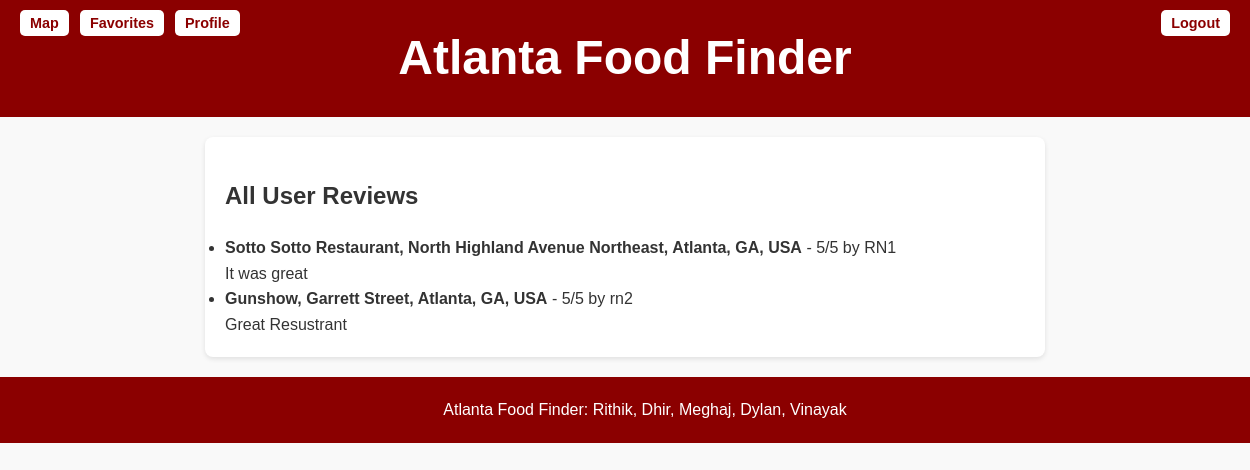
Before: /users/all-reviews/ with the older database file.
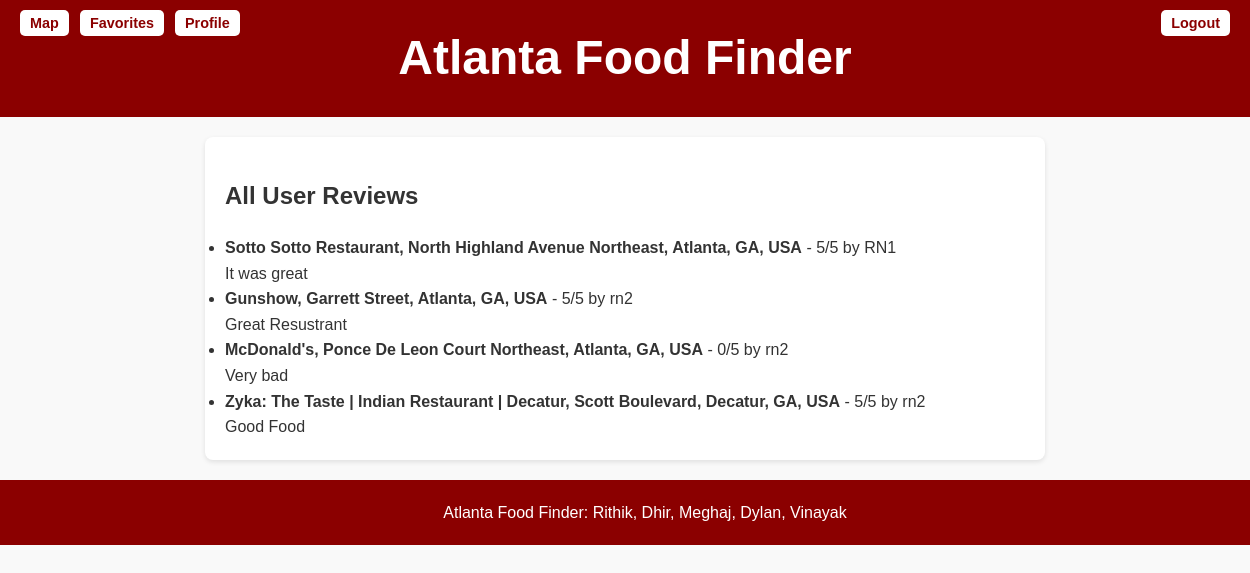
After: the same page with the newer database file.
### users/models.py (models this page shows, shortened)
class Review(models.Model):
    user = models.ForeignKey(User, on_delete=models.CASCADE)
    restaurant_name = models.CharField(max_length=255)
    rating = models.PositiveIntegerField(default=5, choices=[(i, i) for i in range(0, 6)])  # Rating from 1 to 5
    review_text = models.TextField()

### users/views.py (the view)
# urls.py: path('all-reviews/', views.all_reviews, name='all_reviews'),
def all_reviews(request):
    reviews = Review.objects.all()  # Get all reviews from all users
    return render(request, 'users/all_reviews.html', {'reviews': reviews})

### users/templates/users/all_reviews.html
{% extends "users/base.html" %}
{% block content %}
    <h2>All User Reviews</h2>
    <ul>
        {% for review in reviews %}
            <li>
                <strong>{{ review.restaurant_name }}</strong> - {{ review.rating }}/5 by {{ review.user.username }}
                <br>{{ review.review_text }}
            </li>
        {% empty %}
            <li>No reviews yet.</li>
        {% endfor %}
    </ul>
{% endblock %}

Changed rows visible on the page:
added Review: restaurant_name "McDonald's, Ponce De Leon Court Northeast, Atlanta, GA, USA", rating "0", user.username "rn2", review_text "Very bad"
added Review: restaurant_name "Zyka: The Taste | Indian Restaurant | Decatur, Scott Boulevard, Decatur, GA, USA", rating "5", user.username "rn2", review_text "Good Food"
